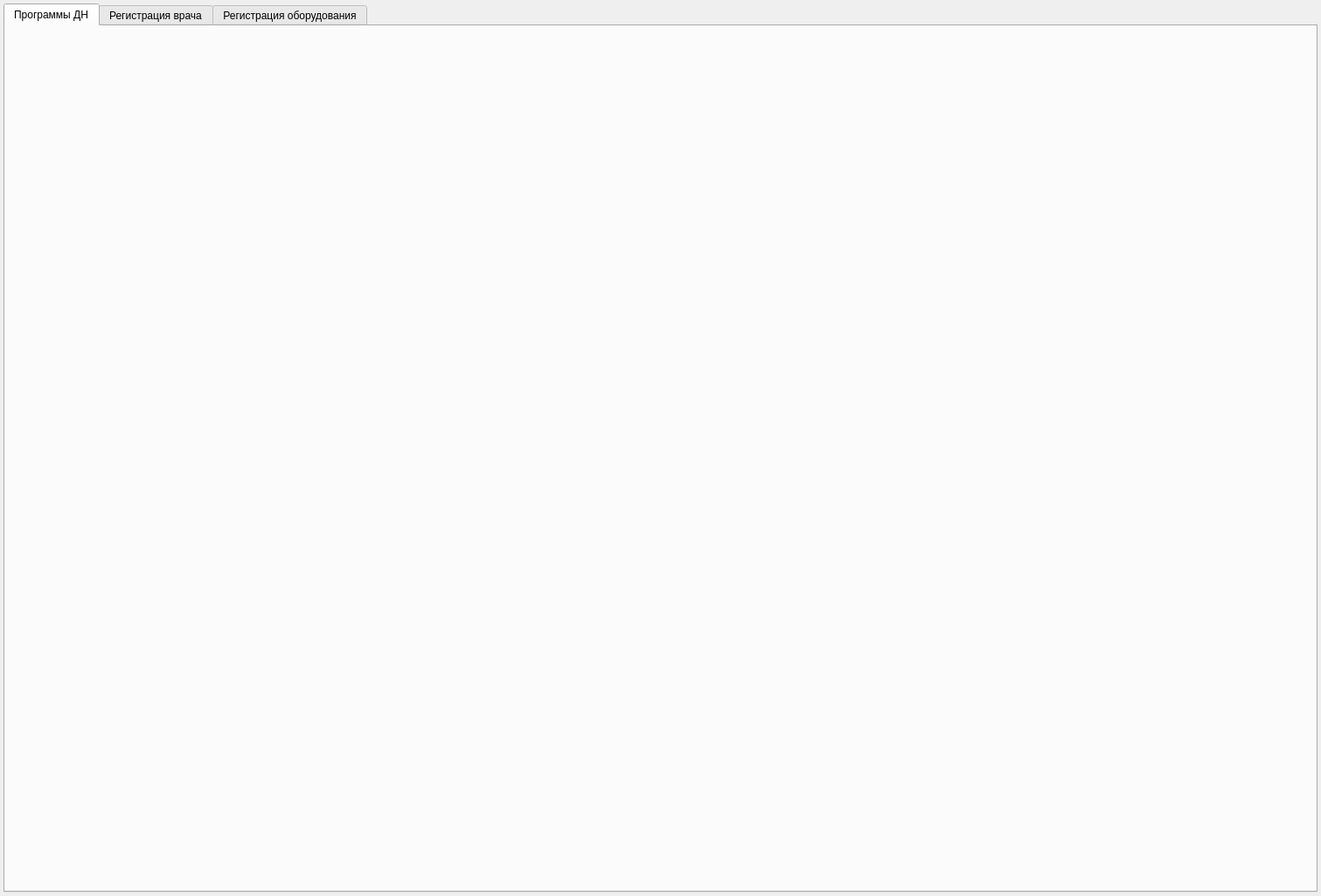
<?xml version="1.0" encoding="UTF-8"?>
<ui version="4.0">
 <class>DistantMonitoringWindow</class>
 <widget class="QWidget" name="DistantMonitoringWindow">
  <property name="geometry">
   <rect>
    <x>0</x>
    <y>0</y>
    <width>1511</width>
    <height>1025</height>
   </rect>
  </property>
  <property name="windowTitle">
   <string>Сервис дистанционного наблюдения</string>
  </property>
  <layout class="QHBoxLayout" name="horizontalLayout" stretch="0">
   <property name="spacing">
    <number>4</number>
   </property>
   <property name="margin">
    <number>4</number>
   </property>
   <item>
    <widget class="QTabWidget" name="tabWidget">
     <property name="currentIndex">
      <number>0</number>
     </property>
     <widget class="CDistantMonitoringEventPage" name="tabEventPage">
      <attribute name="title">
       <string>Программы ДН</string>
      </attribute>
     </widget>
     <widget class="CDistantMonitoringPersonPage" name="tabPersonPage">
      <attribute name="title">
       <string>Регистрация врача</string>
      </attribute>
     </widget>
     <widget class="CDistantMonitoringEquipmentPage" name="tabEquipmentPage">
      <attribute name="title">
       <string>Регистрация оборудования</string>
      </attribute>
     </widget>
    </widget>
   </item>
  </layout>
 </widget>
 <customwidgets>
  <customwidget>
   <class>CDistantMonitoringEventPage</class>
   <extends>QWidget</extends>
   <header>Registry/DistantMonitoringEventPage</header>
   <container>1</container>
  </customwidget>
  <customwidget>
   <class>CDistantMonitoringPersonPage</class>
   <extends>QWidget</extends>
   <header>Registry/DistantMonitoringPersonPage</header>
   <container>1</container>
  </customwidget>
  <customwidget>
   <class>CDistantMonitoringEquipmentPage</class>
   <extends>QWidget</extends>
   <header>Registry/DistantMonitoringEquipmentPage</header>
   <container>1</container>
  </customwidget>
 </customwidgets>
 <resources/>
 <connections/>
</ui>
